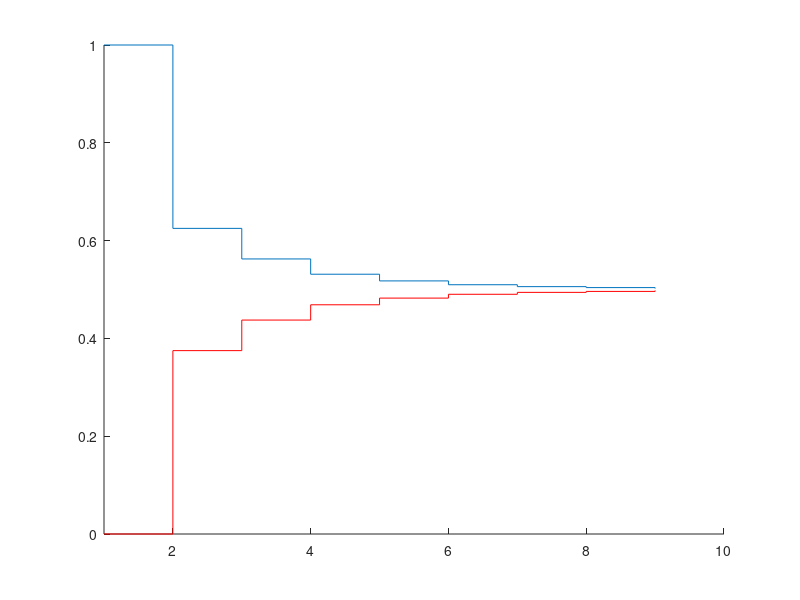
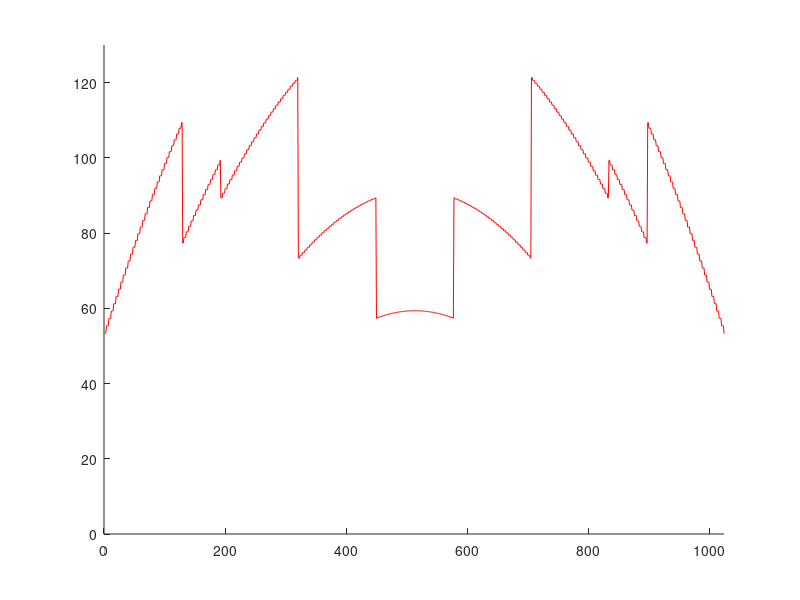

Here is the MATLAB script that generated these plots, in order:
% %%%%%%%%%%%%%%%%%%%%%%%%%%%%%%%%%%%%%%%%%%%%%%%%%%%%%%%%%%%%%%%%%%%%%%%%%
% Date: 05/01/2024
% Author: Bruno Canal
% 
% System level switching energy of proposed SAR ADC window switching
%%%%%%%%%%%%%%%%%%%%%%%%%%%%%%%%%%%%%%%%%%%%%%%%%%%%%%%%%%%%%%%%%%%%%%%%%%%

clear all
close all
clc

Cun=1; % 1 for enrgy in CV^2, choose a value for real energy calculation
Vdd=1; % 1 for enrgy in CV^2, choose a value for real energy calculation

Vref=Vdd;
Vcm=Vref/2;
Nbits=10;
LSB=Vref/(2^Nbits);

%%%%%%%%%%%%%%%%%%%%%% CDAC weight distribution %%%%%%%%%%%%%%%%%%%%%%%%%%%
CDAC_P=[192 128 64];
CDAC_N=[192 128 64];
CDAC_P1=[32 16 7 4 2 1 1 1];
CDAC_P2=[32 16 7 4 2 1 1 1];
CDAC_N1=[32 16 7 4 2 1 1 1];
CDAC_N2=[32 16 7 4 2 1 1 1];

Ctot_P=sum(CDAC_P)+sum(CDAC_P1)+sum(CDAC_P2);
Ctot_N=sum(CDAC_N)+sum(CDAC_N1)+sum(CDAC_N2);

numCap=length(CDAC_P)+length(CDAC_P1);

VDAC_P=zeros(1,numCap-2);
VDAC_N=zeros(1,numCap-2);

%%%%%%%%%%%%%%%%%%%%%% Define the switching value %%%%%%%%%%%%%%%%
   
VindArray=(-Vref:Vref/2^(Nbits-1):Vref);
E_switch_thesis=zeros(1,length(VindArray));

for i=1:length(VindArray)
    
    Ecode=0;
    Ep=zeros(1,numCap);
    En=zeros(1,numCap); 
    
    InputValue=VindArray(i);
    
    Pswitch=zeros(1,length(CDAC_P));
    Nswitch=zeros(1,length(CDAC_P));
    P1switch=zeros(1,length(CDAC_P1));
    P2switch=ones(1,length(CDAC_P2));
    N1switch=zeros(1,length(CDAC_N1));
    N2switch=ones(1,length(CDAC_N2));
    
    DvP=zeros(1, numCap);
    DvN=zeros(1, numCap);
    DvP1=zeros(1, numCap);
    DvN1=zeros(1, numCap);
    
    %%% Sampling %%%
    
    Vp=Vcm;
    Vn=Vcm;
    Vbp0_DACP=ones(1,length(CDAC_P))*(Vcm+InputValue/2);
    Vbp0_DACN=ones(1,length(CDAC_P))*(Vcm-InputValue/2);
    Vbp0_DACP1=ones(1,length(CDAC_P1))*(Vcm+InputValue/2);
    Vbp0_DACP2=ones(1,length(CDAC_P1))*(Vcm+InputValue/2);
    Vbp0_DACN1=ones(1,length(CDAC_P1))*(Vcm-InputValue/2);
    Vbp0_DACN2=ones(1,length(CDAC_P1))*(Vcm-InputValue/2); 

    Vbpf_DACP=Vcm+Pswitch*Vcm;
    Vbpf_DACN=Vcm+Nswitch*Vcm;
    Vbpf_DACP1=P1switch*Vref;
    Vbpf_DACP2=P2switch*Vref;
    Vbpf_DACN1=N1switch*Vref;
    Vbpf_DACN2=N2switch*Vref;

    VDAC_P(1)=Vp;
    VDAC_N(1)=Vn;
    
    Vp=VDAC_P(1)+((sum(CDAC_P.*(Vbpf_DACP-Vbp0_DACP))+sum(CDAC_P1.*(Vbpf_DACP1-Vbp0_DACP1))+sum(CDAC_P2.*(Vbpf_DACP2-Vbp0_DACP2)))/Ctot_P);
    Vn=VDAC_N(1)+((sum(CDAC_N.*(Vbpf_DACN-Vbp0_DACN))+sum(CDAC_N1.*(Vbpf_DACN1-Vbp0_DACN1))+sum(CDAC_N2.*(Vbpf_DACN2-Vbp0_DACN2)))/Ctot_N);
   
    Vd=Vp-Vn;

    %%% Window Swithcing %%%  
    
    %%% First SAR Cycle
    
    if (InputValue>(5*Vref/8)) || (InputValue<(-5*Vref/8))
       TDC=0;
       if Vd<0
           binVal(1)=1;
           Pswitch(1:3)=1; 
           Nswitch(1:3)=-1;
       else
           binVal(1)=0;
           Pswitch(1:3)=-1;
           Nswitch(1:3)=1;  
       end
       Vbp0_DACP=Vbpf_DACP;
       Vbp0_DACN=Vbpf_DACN;
       Vbp0_DACP1=Vbpf_DACP1;
       Vbp0_DACP2=Vbpf_DACP2;
       Vbp0_DACN1=Vbpf_DACN1;
       Vbp0_DACN2=Vbpf_DACN2;
       
       Vbpf_DACP=Vcm+Pswitch*Vcm;
       Vbpf_DACN=Vcm+Nswitch*Vcm;
       Vbpf_DACP1=P1switch*Vref;
       Vbpf_DACP2=P2switch*Vref;
       Vbpf_DACN1=N1switch*Vref;
       Vbpf_DACN2=N2switch*Vref;
       
       VDAC_P(1)=Vp;
       VDAC_N(1)=Vn;
       
       Vp=VDAC_P(1)+((sum(CDAC_P.*(Vbpf_DACP-Vbp0_DACP))+sum(CDAC_P1.*(Vbpf_DACP1-Vbp0_DACP1))+sum(CDAC_P2.*(Vbpf_DACP2-Vbp0_DACP2)))/Ctot_P);
       Vn=VDAC_N(1)+((sum(CDAC_N.*(Vbpf_DACN-Vbp0_DACN))+sum(CDAC_N1.*(Vbpf_DACN1-Vbp0_DACN1))+sum(CDAC_N2.*(Vbpf_DACN2-Vbp0_DACN2)))/Ctot_N);
       
       DvP(1:3)=((Vp-Vbpf_DACP(1:3))-(VDAC_P(1)-Vbp0_DACP(1:3)));
       DvN(1:3)=((Vn-Vbpf_DACN(1:3))-(VDAC_N(1)-Vbp0_DACN(1:3)));
       
       Ep(1:3)=(-Vbpf_DACP(1:3).*CDAC_P(1:3)).*DvP(1:3);
       En(1:3)=(-Vbpf_DACN(1:3).*CDAC_N(1:3)).*DvN(1:3);
   
            
    elseif (InputValue>(3*Vref/8)) || (InputValue<(-3*Vref/8))
        TDC=1;
        if Vd<0
           binVal(1)=1;
           Pswitch(2:3)=1; 
           Nswitch(2:3)=-1;
        else
           binVal(1)=0;
           Pswitch(2:3)=-1;
           Nswitch(2:3)=1;  
        end
        Vbp0_DACP=Vbpf_DACP;
        Vbp0_DACN=Vbpf_DACN;
        Vbp0_DACP1=Vbpf_DACP1;
        Vbp0_DACP2=Vbpf_DACP2;
        Vbp0_DACN1=Vbpf_DACN1;
        Vbp0_DACN2=Vbpf_DACN2;
        
        Vbpf_DACP=Vcm+Pswitch*Vcm;
        Vbpf_DACN=Vcm+Nswitch*Vcm;
        Vbpf_DACP1=P1switch*Vref;
        Vbpf_DACP2=P2switch*Vref;
        Vbpf_DACN1=N1switch*Vref;
        Vbpf_DACN2=N2switch*Vref;
        
        VDAC_P(1)=Vp;
        VDAC_N(1)=Vn;
        
        Vp=VDAC_P(1)+((sum(CDAC_P.*(Vbpf_DACP-Vbp0_DACP))+sum(CDAC_P1.*(Vbpf_DACP1-Vbp0_DACP1))+sum(CDAC_P2.*(Vbpf_DACP2-Vbp0_DACP2)))/Ctot_P);
        Vn=VDAC_N(1)+((sum(CDAC_N.*(Vbpf_DACN-Vbp0_DACN))+sum(CDAC_N1.*(Vbpf_DACN1-Vbp0_DACN1))+sum(CDAC_N2.*(Vbpf_DACN2-Vbp0_DACN2)))/Ctot_N);
        
        DvP(2:3)=((Vp-Vbpf_DACP(2:3))-(VDAC_P(1)-Vbp0_DACP(2:3)));
        DvN(2:3)=((Vn-Vbpf_DACN(2:3))-(VDAC_N(1)-Vbp0_DACN(2:3))); % Voltage variation of switched capacitor
                
        Ep(2:3)=(-Vbpf_DACP(2:3).*CDAC_P(2:3)).*DvP(2:3);
        En(2:3)=(-Vbpf_DACN(2:3).*CDAC_N(2:3)).*DvN(2:3);
        
    else    
        TDC=2;
        if Vd<0
           binVal(1)=1;
           Pswitch(3)=1; 
           Nswitch(3)=-1;
        else
           binVal(1)=0;
           Pswitch(3)=-1;
           Nswitch(3)=1;  
        end
        
        Vbp0_DACP=Vbpf_DACP;
        Vbp0_DACN=Vbpf_DACN;
        Vbp0_DACP1=Vbpf_DACP1;
        Vbp0_DACP2=Vbpf_DACP2;
        Vbp0_DACN1=Vbpf_DACN1;
        Vbp0_DACN2=Vbpf_DACN2;
        
        Vbpf_DACP=Vcm+Pswitch*Vcm;
        Vbpf_DACN=Vcm+Nswitch*Vcm;
        Vbpf_DACP1=P1switch*Vref;
        Vbpf_DACP2=P2switch*Vref;
        Vbpf_DACN1=N1switch*Vref;
        Vbpf_DACN2=N2switch*Vref;
        
        VDAC_P(1)=Vp;
        VDAC_N(1)=Vn;
        
        Vp=VDAC_P(1)+((sum(CDAC_P.*(Vbpf_DACP-Vbp0_DACP))+sum(CDAC_P1.*(Vbpf_DACP1-Vbp0_DACP1))+sum(CDAC_P2.*(Vbpf_DACP2-Vbp0_DACP2)))/Ctot_P);
        Vn=VDAC_N(1)+((sum(CDAC_N.*(Vbpf_DACN-Vbp0_DACN))+sum(CDAC_N1.*(Vbpf_DACN1-Vbp0_DACN1))+sum(CDAC_N2.*(Vbpf_DACN2-Vbp0_DACN2)))/Ctot_N);
        
        DvP(3)=((Vp-Vbpf_DACP(3))-(VDAC_P(1)-Vbp0_DACP(3)));
        DvN(3)=((Vn-Vbpf_DACN(3))-(VDAC_N(1)-Vbp0_DACN(3)));
        
        Ep(3)=-Vbpf_DACP(3)*CDAC_P(3)*DvP(3);
        En(3)=-Vbpf_DACN(3)*CDAC_N(3)*DvN(3);
        
    end
    
    Vd=Vp-Vn;
    Ecode=Ecode+sum(Ep)+sum(En);
    
    %%% Remaining SAR Cycles

    for capIndex=1:length(CDAC_P1)
        bitIndex=capIndex+1;
        
        DvP=zeros(1, length(CDAC_P));
        DvN=zeros(1, length(CDAC_P));
        DvP1=zeros(1, length(CDAC_P1));
        DvN1=zeros(1, length(CDAC_N1));
        DvP2=zeros(1, length(CDAC_P2));
        DvN2=zeros(1, length(CDAC_N2));
        
        if Vd<0
            binVal(bitIndex)=1;   
            P1switch(capIndex)=1;
            if capIndex ~= numCap
                N2switch(capIndex)=0;
            end
        else
            binVal(bitIndex)=0;
            N1switch(capIndex)=1;   
            if capIndex ~= numCap
                P2switch(capIndex)=0;
            end            
        end
        %%%%%%%% CRS %%%%%%%%%%%
        if (bitIndex==2 && (binVal(1) ~= binVal(2)))
            
            Pswitch(3)=0;
            Nswitch(3)=0;
            P1switch(1)=0;
            P2switch(1)=1;
            N1switch(1)=0;
            N2switch(1)=1;
        end
        %%%%%%%%%%%%%%%%%%%%%%%%%

        Vbp0_DACP=Vbpf_DACP;
        Vbp0_DACN=Vbpf_DACN;
        Vbp0_DACP1=Vbpf_DACP1;
        Vbp0_DACP2=Vbpf_DACP2;
        Vbp0_DACN1=Vbpf_DACN1;
        Vbp0_DACN2=Vbpf_DACN2;

        Vbpf_DACP=Vcm+Pswitch*Vcm;
        Vbpf_DACN=Vcm+Nswitch*Vcm;
        Vbpf_DACP1=P1switch*Vref;
        Vbpf_DACP2=P2switch*Vref;
        Vbpf_DACN1=N1switch*Vref;
        Vbpf_DACN2=N2switch*Vref;

        VDAC_P(bitIndex)=Vp;
        VDAC_N(bitIndex)=Vn;

        Vp=VDAC_P(bitIndex)+((sum(CDAC_P.*(Vbpf_DACP-Vbp0_DACP))+sum(CDAC_P1.*(Vbpf_DACP1-Vbp0_DACP1))+sum(CDAC_P2.*(Vbpf_DACP2-Vbp0_DACP2)))/Ctot_P);
        Vn=VDAC_N(bitIndex)+((sum(CDAC_N.*(Vbpf_DACN-Vbp0_DACN))+sum(CDAC_N1.*(Vbpf_DACN1-Vbp0_DACN1))+sum(CDAC_N2.*(Vbpf_DACN2-Vbp0_DACN2)))/Ctot_N);
        
        DvP=(Vp-Vbpf_DACP)-(VDAC_P(bitIndex)-Vbp0_DACP);
        DvN=(Vn-Vbpf_DACN)-(VDAC_N(bitIndex)-Vbp0_DACN);
        DvP1=(Vp-Vbpf_DACP1)-(VDAC_P(bitIndex)-Vbp0_DACP1);
        DvN1=(Vn-Vbpf_DACN1)-(VDAC_N(bitIndex)-Vbp0_DACN1);
        DvP2=(Vp-Vbpf_DACP2)-(VDAC_P(bitIndex)-Vbp0_DACP2);
        DvN2=(Vn-Vbpf_DACN2)-(VDAC_N(bitIndex)-Vbp0_DACN2);
       
        Ep=[-(Vbpf_DACP.*CDAC_P).*DvP -(Vbpf_DACP1.*CDAC_P1).*DvP1-(Vbpf_DACP2.*CDAC_P2).*DvP2];
        En=[-(Vbpf_DACN.*CDAC_N).*DvN -(Vbpf_DACN1.*CDAC_N1).*DvN1-(Vbpf_DACN2.*CDAC_N2).*DvN2];         

        Vd=Vp-Vn;
     
        Ecode=Ecode+sum(Ep)+sum(En);

    end

     E_switch_thesis(i)=Ecode;
end

Avg_energy_thesis=mean(E_switch_thesis)
   
%%%%%%%%%%%%%%% VDAC Sequence %%%%%%%%%%%%%%%%%%%%%%%%%     
figure(1) 
hold on
stairs(VDAC_P,'r')
stairs(VDAC_N)
axis([1 10  0 1])
hold off

%%%%%%%%%%%%%%% Switching Energy %%%%%%%%%%%%%%%%%%%%%%%%%    
figure(2)
hold on
plot(E_switch_thesis,'r')
axis([0 1024 0 130])
hold off

    
    